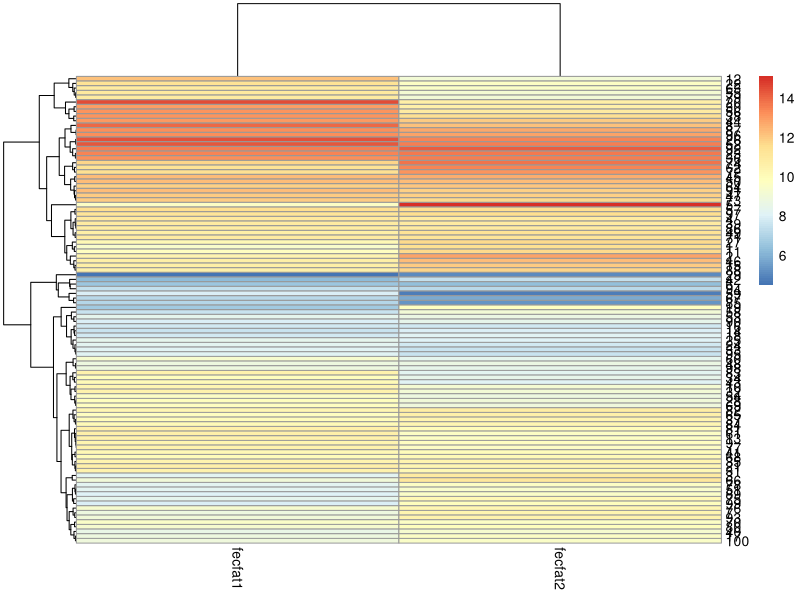
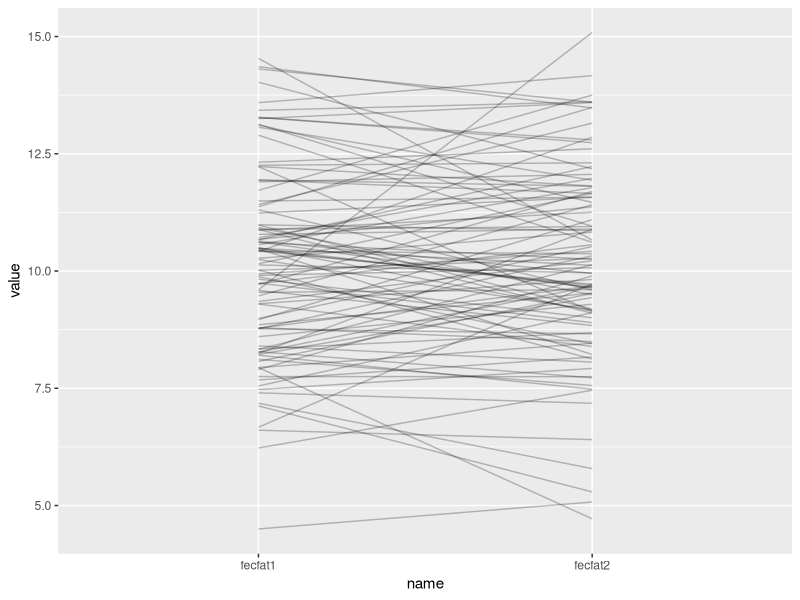
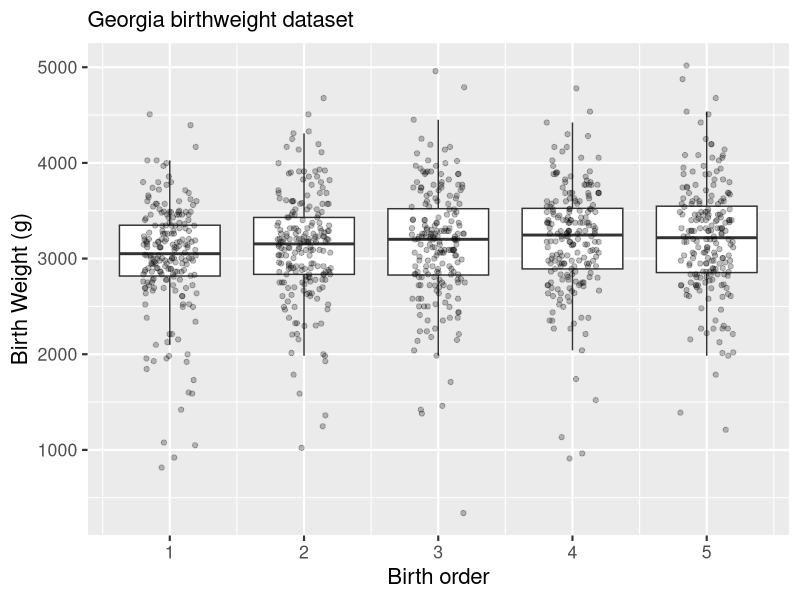
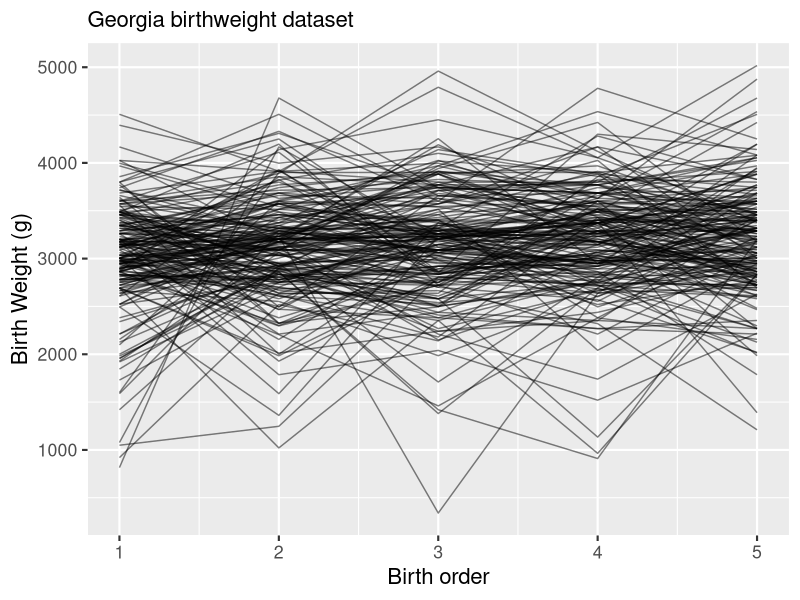

Reproduce these figures in R, in order.
## ---- chunk 1
sigma_subj <- sqrt(3)
sigma_resid <- 1
n <- 100
## ---- chunk 2
library(tidyverse)
df <- tibble(subj_mean = rnorm(n, mean = 10, sd = sigma_subj)) %>%
  mutate(id=factor(1:n)) %>%
  mutate(fecfat1 = rnorm(n, mean = 0, sd = sigma_resid) + subj_mean) %>%
  mutate(fecfat2 = rnorm(n, mean = 0, sd = sigma_resid) + subj_mean)
## ---- chunk 3
library(pheatmap)
pheatmap(select(df, fecfat1:fecfat2))
## ---- chunk 4
library(ggplot2)
df2 <- pivot_longer(df, cols = starts_with("fecfat"))
ggplot(df2, aes(x=name, y=value, group = id)) + geom_line(alpha=0.25)
## ---- chunk 5
library(nlme)
fit <- lme(value ~ 1, random = ~1|id, data=df2)
summary(fit)
intervals(fit)
## ---- chunk 6
VarCorr(fit)
## ---- chunk 7
varests <- as.numeric(VarCorr(fit)[1:2])
varests[1] / sum(varests)
## ---- chunk 8
with(df, cor(fecfat1, fecfat2))
## ---- chunk 9
library(tidyverse)
ga <- read_csv("gababies.csv") %>%
  mutate(momage = na_if(momage, 99)) %>%
  mutate(agebin = cut(initage, breaks = c(0, 17, 100))) %>%
  mutate(momid = factor(momid)) %>%
  mutate(lowbrth = recode_factor(lowbrth, `0` = "normal", `1` = "low"))
## ---- chunk 10
ggplot(ga, aes(x = birthord, group = birthord, y = bweight)) +
  geom_boxplot(notch = FALSE, outlier.shape = NA) +
  geom_jitter(width=0.2, col = "black", alpha = 0.25) +
  theme_grey(base_size = 16) + 
  labs(subtitle = "Georgia birthweight dataset") +
  xlab("Birth order") + ylab("Birth Weight (g)")
## ---- chunk 11
ggplot(ga, aes(x = birthord, y = bweight, group = momid)) +
  geom_line(alpha=0.5) +
  theme_grey(base_size = 16) + 
  theme(legend.position = "none") +
  labs(subtitle = "Georgia birthweight dataset") +
  xlab("Birth order") + ylab("Birth Weight (g)")
## ---- chunk 12
library(nlme)
gafit1 <- lme(bweight ~ birthord, data=ga, 
    random=~1|momid)
## ---- chunk 13
intervals(gafit1)
## ---- chunk 14
gafit2 <- lme(bweight ~ birthord*agebin, data=ga, 
    random=~1|momid)
summary(gafit2)
intervals(gafit2)
